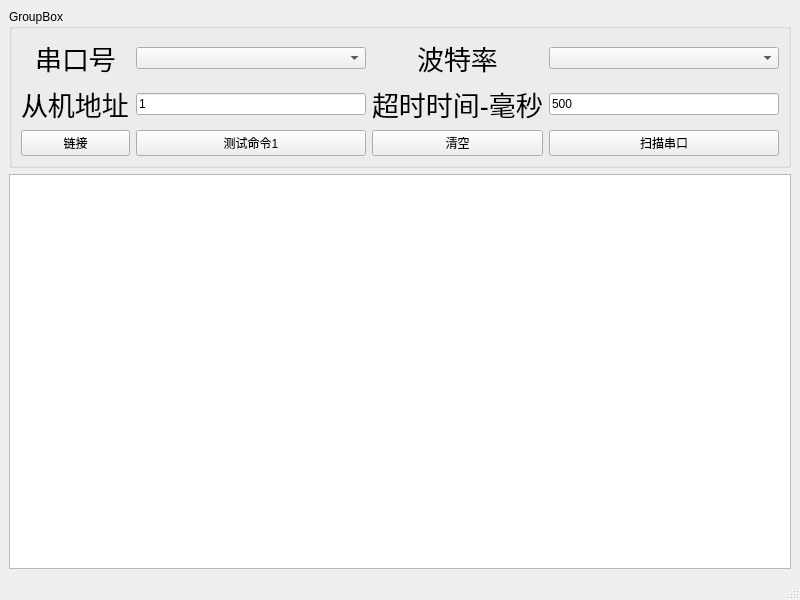
<?xml version="1.0" encoding="UTF-8"?>
<ui version="4.0">
 <class>MainWindow</class>
 <widget class="QMainWindow" name="MainWindow">
  <property name="geometry">
   <rect>
    <x>0</x>
    <y>0</y>
    <width>800</width>
    <height>600</height>
   </rect>
  </property>
  <property name="windowTitle">
   <string>MainWindow</string>
  </property>
  <widget class="QWidget" name="centralwidget">
   <layout class="QVBoxLayout" name="verticalLayout">
    <item>
     <widget class="QGroupBox" name="groupBox">
      <property name="title">
       <string>GroupBox</string>
      </property>
      <layout class="QGridLayout" name="gridLayout">
       <item row="1" column="0" colspan="2">
        <widget class="QLabel" name="label_3">
         <property name="font">
          <font>
           <family>Microsoft YaHei UI</family>
           <pointsize>20</pointsize>
          </font>
         </property>
         <property name="text">
          <string>从机地址</string>
         </property>
        </widget>
       </item>
       <item row="1" column="2">
        <widget class="QLineEdit" name="le_slave_address">
         <property name="maximumSize">
          <size>
           <width>230</width>
           <height>16777215</height>
          </size>
         </property>
         <property name="text">
          <string>1</string>
         </property>
        </widget>
       </item>
       <item row="3" column="0" colspan="2">
        <widget class="QPushButton" name="btn_serial_switch">
         <property name="text">
          <string>链接</string>
         </property>
        </widget>
       </item>
       <item row="1" column="5">
        <widget class="QLineEdit" name="le_interval">
         <property name="maximumSize">
          <size>
           <width>230</width>
           <height>16777215</height>
          </size>
         </property>
         <property name="text">
          <string>500</string>
         </property>
        </widget>
       </item>
       <item row="1" column="3" colspan="2">
        <widget class="QLabel" name="label_4">
         <property name="font">
          <font>
           <family>Microsoft YaHei UI</family>
           <pointsize>20</pointsize>
          </font>
         </property>
         <property name="text">
          <string>超时时间-毫秒</string>
         </property>
        </widget>
       </item>
       <item row="3" column="2">
        <widget class="QPushButton" name="btn_send_test">
         <property name="text">
          <string>测试命令1</string>
         </property>
        </widget>
       </item>
       <item row="3" column="5">
        <widget class="QPushButton" name="btn_test2">
         <property name="text">
          <string>扫描串口</string>
         </property>
        </widget>
       </item>
       <item row="3" column="3" colspan="2">
        <widget class="QPushButton" name="btn_clear">
         <property name="text">
          <string>清空</string>
         </property>
        </widget>
       </item>
       <item row="0" column="2">
        <widget class="QComboBox" name="cbx_serial_number">
         <property name="maximumSize">
          <size>
           <width>230</width>
           <height>16777215</height>
          </size>
         </property>
        </widget>
       </item>
       <item row="0" column="0" colspan="2">
        <widget class="QLabel" name="label">
         <property name="font">
          <font>
           <family>Microsoft YaHei UI</family>
           <pointsize>20</pointsize>
          </font>
         </property>
         <property name="text">
          <string>串口号</string>
         </property>
         <property name="alignment">
          <set>Qt::AlignCenter</set>
         </property>
        </widget>
       </item>
       <item row="0" column="5">
        <widget class="QComboBox" name="cbx_baud">
         <property name="maximumSize">
          <size>
           <width>230</width>
           <height>16777215</height>
          </size>
         </property>
        </widget>
       </item>
       <item row="0" column="3" colspan="2">
        <widget class="QLabel" name="label_2">
         <property name="font">
          <font>
           <family>Microsoft YaHei UI</family>
           <pointsize>20</pointsize>
          </font>
         </property>
         <property name="text">
          <string>波特率</string>
         </property>
         <property name="alignment">
          <set>Qt::AlignCenter</set>
         </property>
        </widget>
       </item>
      </layout>
     </widget>
    </item>
    <item>
     <widget class="QTextEdit" name="te_receive"/>
    </item>
   </layout>
  </widget>
  <widget class="QMenuBar" name="menubar">
   <property name="geometry">
    <rect>
     <x>0</x>
     <y>0</y>
     <width>800</width>
     <height>23</height>
    </rect>
   </property>
  </widget>
  <widget class="QStatusBar" name="statusbar"/>
 </widget>
 <resources/>
 <connections/>
</ui>
